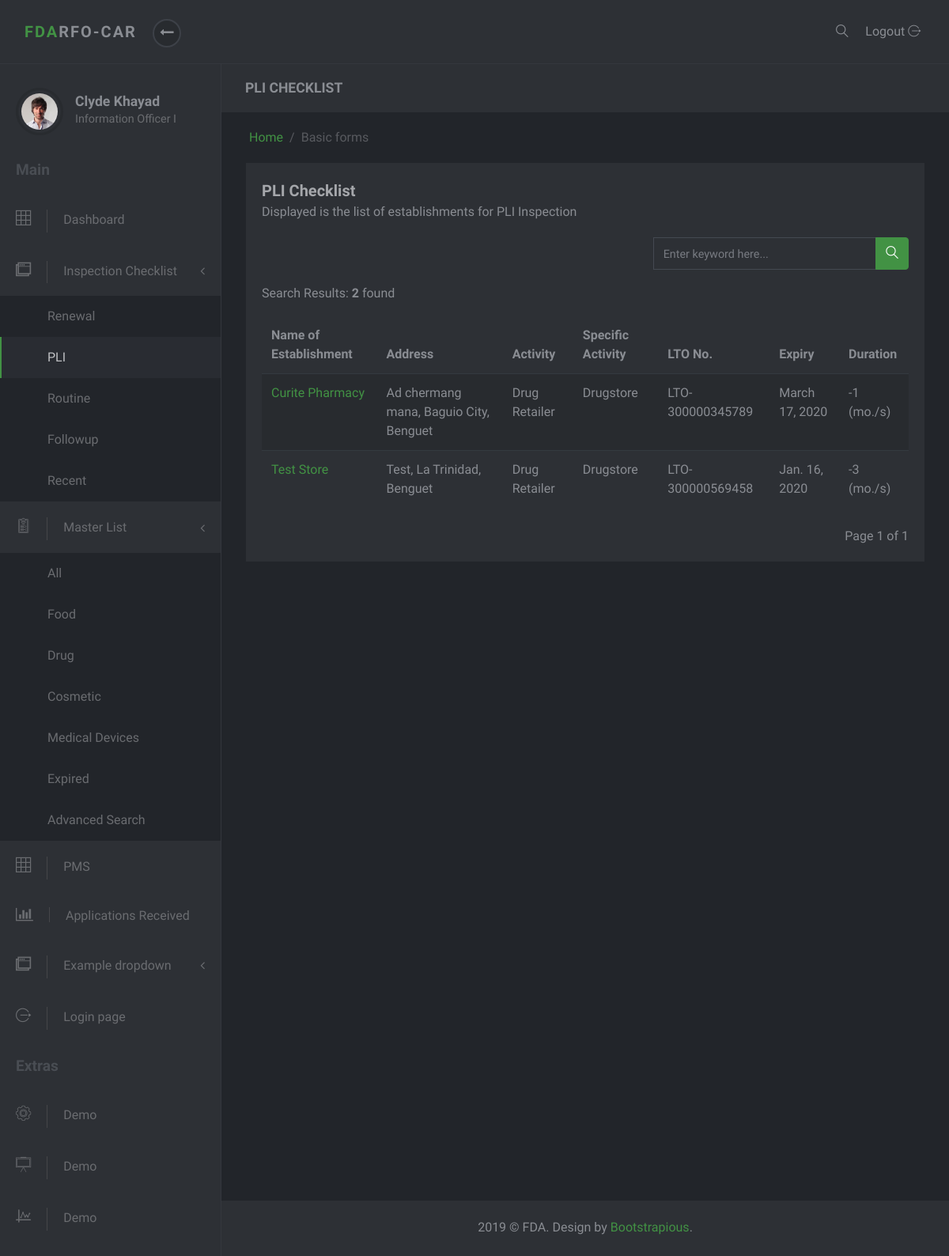
/checklist/pli/, run on an earlier commit of the app's database.
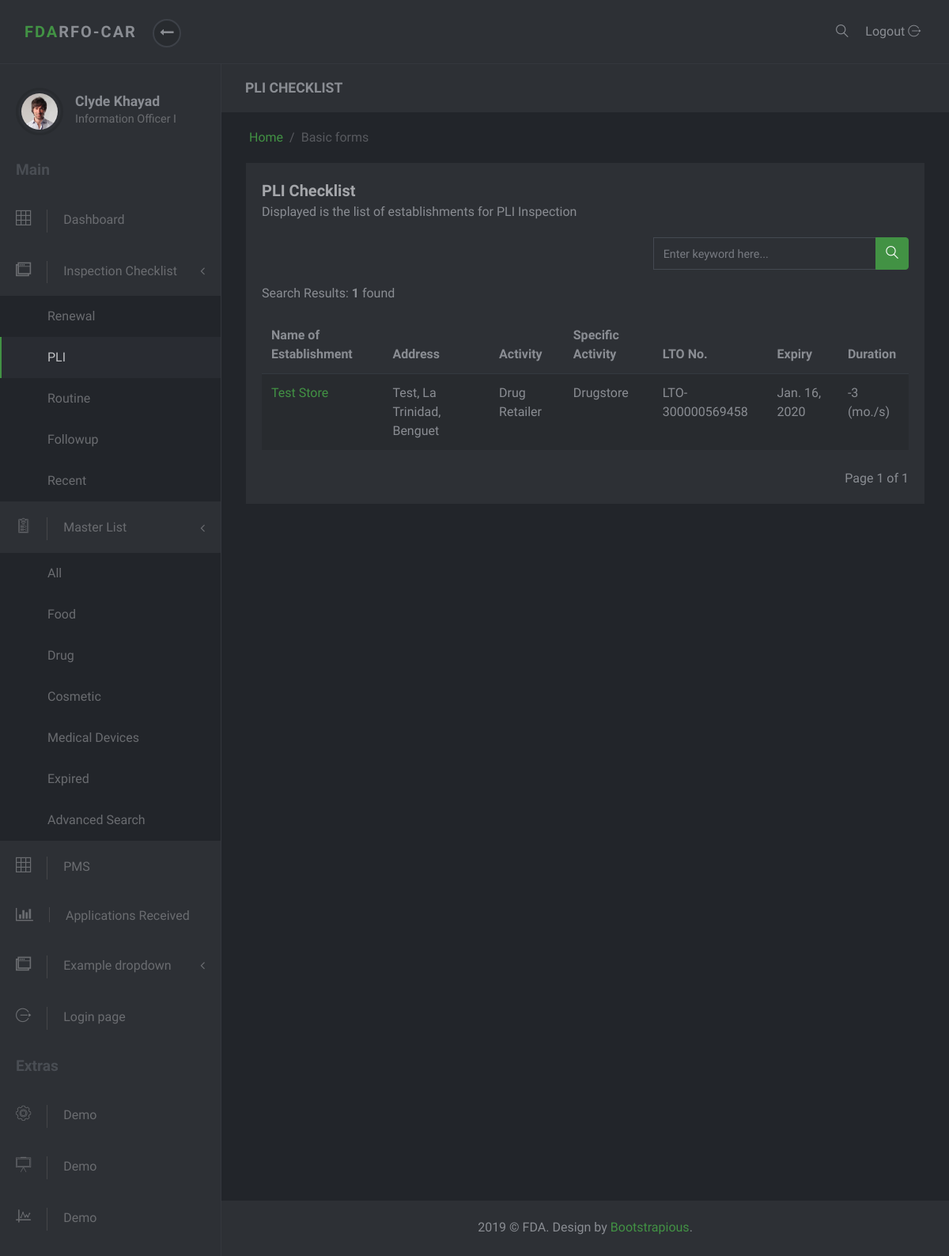
And on a later commit of the database.
### checklist/models.py (models this page shows, shortened)
class Job(models.Model):
    establishment = models.OneToOneField(Establishment, on_delete=models.CASCADE, null=True)
    date_created = models.DateTimeField('Date Created', default=timezone.now)
    inspection_status = models.CharField(max_length=11, default=constants.INSPECTION_STATUS[1])
    inspection_type = models.CharField(max_length=20, choices=constants.INSPECTION_TYPES, null=True)
    renchecklist = RenewalChecklistManager()
    plichecklist = PLIChecklistManager()
    routinelist = RoutineListManager()
    objects = models.Manager()

### masterlist/models.py (models this page shows, shortened)
class Establishment(models.Model):
    date_modified = models.DateTimeField('date modified', default=timezone.now)
    application = models.CharField(max_length=1, choices=constants.APPLICATIONS)
    name = models.CharField(max_length=60)
    product_type = models.ForeignKey(ProductType, on_delete=models.SET_NULL, null=True)
    center = models.CharField(max_length=6, choices=constants.CENTERS)
    primary_activity = models.ForeignKey(PrimaryActivity, on_delete=models.CASCADE, null=True)
    specific_activity = models.ManyToManyField(SpecificActivity)
    additional_activity = models.ForeignKey(AdditionalActivity, on_delete=models.SET_NULL, null=True)
    product_line = models.ForeignKey(ProductLine, on_delete=models.SET_NULL, null=True, blank=True)
    plant_address = models.OneToOneField(PlantAddress, on_delete=models.SET_NULL, null=True)
    office_address = models.OneToOneField(OfficeAddress, on_delete=models.SET_NULL, null=True)
    authorized_officer = models.OneToOneField(AuthorizedOfficer, on_delete=models.SET_NULL, null=True)
    remarks = models.CharField(max_length=100, null=True, blank=True, verbose_name='Product Remarks')
    status = models.CharField(max_length=8, choices=constants.EST_STATUS, null=True, default="Active")
    folder_id = models.CharField(max_length=10, null=True, verbose_name="Folder Number")
    expiredlist = mymanagers.ExpiredListManager()
    objects = models.Manager()
    class Meta:
        ordering = ['-date_modified']

class Address(models.Model):
    address = models.CharField(max_length=250)
    region = models.ForeignKey(Region, on_delete=models.SET_NULL, null=True)
    province = models.ForeignKey(Province, on_delete=models.SET_NULL, null=True)
    municipality_or_city = models.ForeignKey(CityOrMunicipality, on_delete=models.SET_NULL, null=True)
    def full_address(self):
        return self.address + ', ' + self.municipality_or_city.name + ', ' + self.province.name

class CityOrMunicipality(models.Model):
    name = models.CharField(max_length=30)
    description = models.CharField(max_length=50, null=True, blank=True)
    province = models.ForeignKey(Province, on_delete=models.CASCADE)

class Province(models.Model):
    name = models.CharField(max_length=30)
    region = models.ForeignKey(Region, on_delete=models.SET_NULL, null=True)

class ProductType(models.Model):
    name = models.CharField(max_length=50)
    def __str__(self):
        return self.name

class PrimaryActivity(models.Model):
    name = models.CharField(max_length=150)
    def __str__(self):
        return self.name

class SpecificActivity(models.Model):
    name = models.CharField(max_length=150)

class Lto(models.Model):
    establishment = models.ForeignKey(Establishment, on_delete=models.CASCADE, null=True, related_name='ltos')
    issuance = models.DateTimeField(null=True, blank=True, verbose_name='Date Issued')
    lto_number = models.CharField(max_length=20)
    expiry = models.DateTimeField('expiry date')
    def get_duration(self):
        start_date = datetime.now().date()
        end_date = self.expiry.date()
        difference = relativedelta.relativedelta(end_date, start_date)
        month = difference.years * 12 + difference.months
        return month
    class Meta:
        ordering = ['-expiry']
        get_latest_by = 'expiry'

### checklist/views.py (the view)
# urls.py: path('pli/', PliChekListView.as_view(), name='pli'),
class PliChekListView(ListView):
    items_per_page = 10
    model = Establishment
    template_name = 'checklist/pli-list.html'
    context_object_name = 'list'
    def get_context_data(self, **kwargs):
        context = super().get_context_data(**kwargs)
        page = self.request.GET.get('page')
        paginator = mypaginator.MyPaginator(self.get_list(), self.items_per_page, page)
        context['paginated_result'] = paginator.get_paginated_result()
        context['pli_checklist_active'] = "active"
        context['result_count'] = paginator.get_result_count()
        return context
    def get_list(self):
        pli_checklist = Job.plichecklist.get_list()
        query = self.request.GET.get('q', None)
        if query:
            pli_checklist = Job.plichecklist.get_filtered_list(query=query)
        return pli_checklist

### checklist/mymanagers.py (called while the page is built)
    def check_for_inspection(self):
        from masterlist.models import Establishment
        for est in Establishment.objects.all():
            if est.specific_activity.filter(name__in=self.included_activities).exists()==True or est.primary_activity == 'Distributor':
                if  est.inspection_set.all().count() == 0 and super().filter(establishment_id=est.id).exists()==False:
                    super().create(establishment=est, inspection_type=constants.INSPECTION_TYPES[0][0])
            if est.ltos.latest().get_duration() > 6 and super().filter(establishment_id=est.id).exists():
                if super().get_queryset().get(establishment=est).inspection_type==constants.INSPECTION_TYPES[0][0]:
                    super().get_queryset().get(establishment=est).delete()

    def get_list(self):
        self.check_for_inspection()
        jobs = super().get_queryset().filter(inspection_type=constants.INSPECTION_TYPES[0][0], inspection_status=constants.INSPECTION_STATUS[1])
        return jobs

### masterlist/mypaginator.py (called while the page is built)
    def get_result_count(self):
        return self.count

### checklist/templates/checklist/pli-list.html (shortened to what this page needs)
{% extends 'masterlist/partial/base.html' %}
{% block subtitle %} PLI CHECKLIST {% endblock %}
{% block content %}
<div class="row">
    <div class="col-lg-12">
        <div class="block">
            <div class="title">
                <strong>PLI Checklist</strong>
                <span class="d-block">Displayed is the list of establishments for PLI Inspection</span>
            </div>
            <div class="row">
                <div class="col-md-7">
                </div>
                <div class="col-md-5">
                  <form action="" method='get'>
                    {% include 'masterlist/partial/search_input.html' %}
                  </form>
                </div>
            </div>
            <div class="block-body">
                <div class="table-responsive">
                    <table class="table table-striped table-hover">
                        <thead>
                        <tr>
                            <th>Name of Establishment</th>
                            <th>Address</th>
                            <th>Activity</th>
                            <th>Specific Activity</th>
                            <th>LTO No.</th>
                            <th>Expiry</th>
                            <th>Duration</th>
                        </tr>
                        </thead>
                        <tbody>
                        {% include 'checklist/partial/search_result_count.html' %}
                        {% for job in paginated_result %}
                        <tr>
                            <td><a href="{% url 'masterlist:est-detail' job.establishment.id %}" target="_blank">{{job.establishment.name}}</a></td>
                            <td>{{job.establishment.plant_address.full_address}}</td>
                            <td>{{job.establishment.product_type}} {{job.establishment.primary_activity}}</td>
                            <td>
                              {% for spec_act in job.establishment.specific_activity.all %}
                                {% if forloop.last %}
                                  {{spec_act.name}}
                                {% else %}
                                  {{spec_act.name}},
                                {% endif %}
                              {% endfor %}
                            </td>
                            <td>{{job.establishment.ltos.first.lto_number}}</td>
                            <td>{{job.establishment.ltos.first.expiry.date}}</td>
                            <td>{{job.establishment.ltos.first.get_duration}} (mo./s)</td>
                        </tr>
                        {% endfor %}
                        </tbody>
                    </table>
                </div>
                <br>
                {% include 'masterlist/partial/pagination.html' %}
            </div>
        </div>
    </div>
</div>
{% endblock %}

What changed in the data, as far as the page shows it:
removed Job: establishment.name "Curite Pharmacy", establishment.plant_address.full_address "Ad chermang mana, Baguio City, Benguet", establishment.product_type "Drug", establishment.primary_activity "Retailer", establishment.ltos.first.lto_number "LTO-300000345789", establishment.ltos.first.expiry "March 17, 2020", establishment.ltos.first.get_duration "-1", SpecificActivity (name "Drugstore")
Also different on the page:
{{ result_count }}: "2" → "1"
